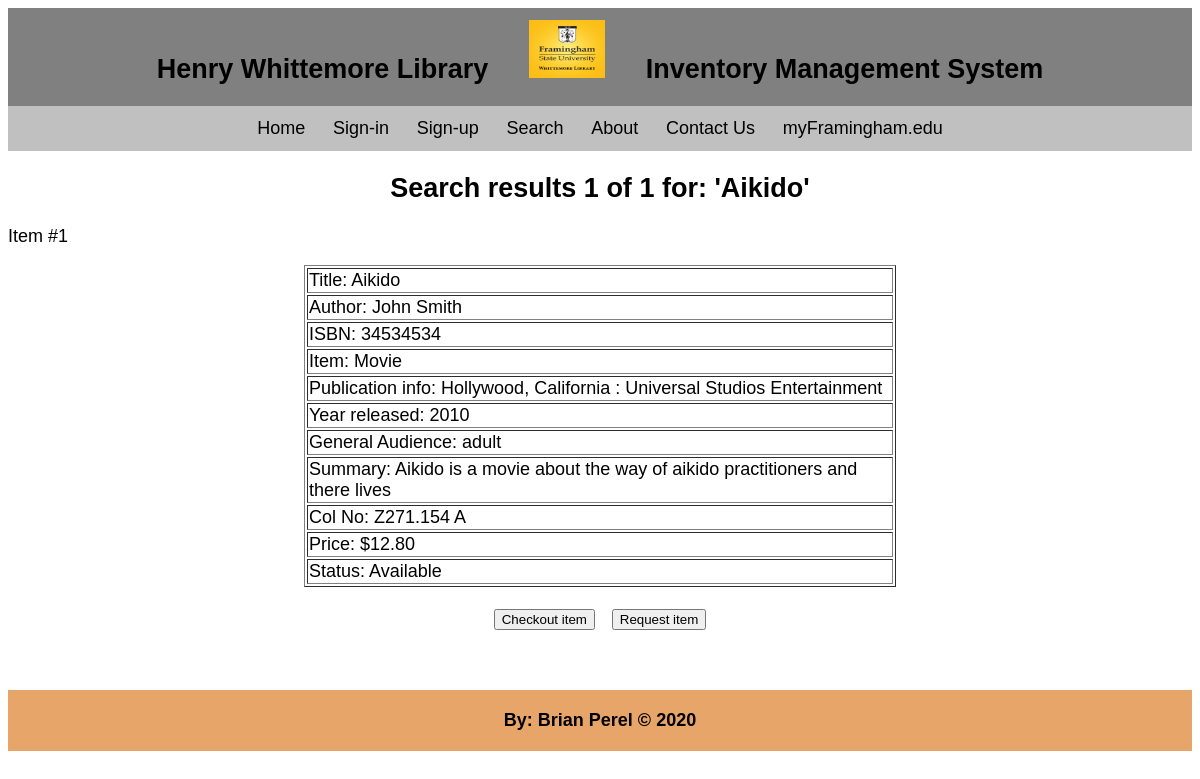
Page /searchItem.php?send=Aikido on the committed database.
### tables this page shows
CREATE TABLE `items` (
`Item_Name` varchar(30) NOT NULL,
`Author` varchar(30),
`ISBN` int(18),
`Publication_Info` varchar(120),
`Year_of_Release` int(4),
`General_Audience` varchar(30), 
`Summary` varchar(120), 
`Item_Type` varchar(30),
`Col_No` varchar(30),
`Status` varchar(30),
`Location` varchar(30), 
`Price` decimal(10, 2),
PRIMARY KEY(Item_Name)
);

### searchItem.php (the view, shortened to what this page needs)
<!DOCTYPE html>
<html>
	<head>
		<link rel="stylesheet" href="css/main.css">
	</head>
	<body>
		<center><div class="class1">
			<h2>Henry Whittemore Library</h2>
			<a href="index.hphp"><img src="icons/1.jpg" alt="Smiley face" width="100px" height="70px" style="padding-top: 1%"></img></a>
			<h2>Inventory Management System</h2><br><br>
		</div>
		<div class="class2">
			<a href="index.php">Home</a>
			<a href="signIn.php">Sign-in</a>
			<a href="signUp.php">Sign-up</a>
			<a href="advSearch.php">Search</a>
			<a href="#BodyText">About</a>
			<a href="#contact">Contact Us</a>
			<a href="https://www.framingham.edu/" target="_blank">myFramingham.edu</a>
		</div>
		</center>
		<?php
			$con = new PDO('mysql:host=localhost:3306;dbname=librarysite;charset=utf8mb4','root');
			$sql = $con -> query("SELECT * FROM items WHERE Item_Name = '$_POST[item_name]'");
			$results = $sql -> fetchAll(PDO::FETCH_ASSOC);
			echo '<h2 align=center>Search results ' . sizeof($results) . ' of ' . sizeof($results) . '  for: \'' . $_POST['item_name'] . '\' </h2>';
			if(sizeof($results) < 0) {
				echo '<center>No items match your search</center><div style="margin-bottom: 24%"></div>';
			}
			else {
				for($i = 0; $i < sizeof($results); $i++) {
					$num = $i + 1;
					echo '<p style="margin-right: 45%">Item #' . $num . '</p>';
					echo "<table align='center' width='50%' height='120%' border=solid black 1px>";
					echo'<tr><td>' . 'Title: ' . $results[$i]['Item_Name'] . '</td></tr>';
					echo'<tr><td>' . 'Author: ' . $results[$i]['Author'] . '</td></tr>';
					echo'<tr><td>' . 'ISBN: ' . $results[$i]['ISBN'] . '</td></tr>';
					echo'<tr><td>' . 'Item: ' . $results[$i]['Item_Type'] . '</td></tr>';
					echo'<tr><td>' . 'Publication info: ' . $results[$i]['Publication_Info'] . '</td></tr>';
					echo'<tr><td>' . 'Year released: ' . $results[$i]['Year_of_Release'] . '</td></tr>';
					echo'<tr><td>' . 'General Audience: ' . $results[$i]['General_Audience'] . '</td></tr>';
					echo'<tr><td>' . 'Summary: ' . $results[$i]['Summary'] . '</td></tr>';
					echo'<tr><td>' . 'Col No: ' . $results[$i]['Col_No'] . '</td></tr>';
					echo'<tr><td>' . 'Price: $' . $results[$i]['Price'] . '</td></tr>';
					echo'<tr><td>' . 'Status: ' . $results[$i]['Status'] . '</td></tr>';
					echo '</table><br>';
				}
			}
		?>
		<form action='checkout.php' method='post'>
		<center><button style='margin-right: 1%' name='checkout' <?php if($results[0]['Status'] == 'Out') {echo 'disabled';} ?> >Checkout item</button>
		</form>
		<button name='request' type="button">Request item</button></center>
		<div class="footer">
			<p>By: Brian Perel &copy; <script type="text/javascript">var current_year = new Date(); document.write(current_year.getFullYear());</script></p>
		</div>
	</body>
</html>

### css/main.css (style rules this page uses)
body { font-family: Arial; font-size: 18px; }
div.class1 { background-color: #808080; }
div.class1 * { display: inline; padding-left: 1%; padding-right: 1%; }
div.class2 { background-color: #C0C0C0; padding: 1% 2% 1% 2%; }
div.class2 * { padding-left: 1%; padding-right: 1%; color: black; text-decoration: none; }
* { box-sizing: border-box; }
div.footer { margin-top: 3%; background-color: #e7a56a ; text-align: center; vertical-align: baseline; height: 4%; padding-bottom: 0.2%; width: 100%; font-weight: bold; padding-top: 0.2%; }

### rows in the picture
items: num "1", Item_Name "Aikido", Author "John Smith", ISBN "34534534", Item_Type "Movie", Publication_Info "Hollywood, California : Universal Studios Entertainment", Year_of_Release "2010", General_Audience "adult", Summary "Aikido is a movie about the way of aikido practitioners and there lives", Col_No "Z271.154 A", Price "12.80", Status "Available"

### other values in the picture
sizeof($results) "1"
$_POST['item_name'] "Aikido"
